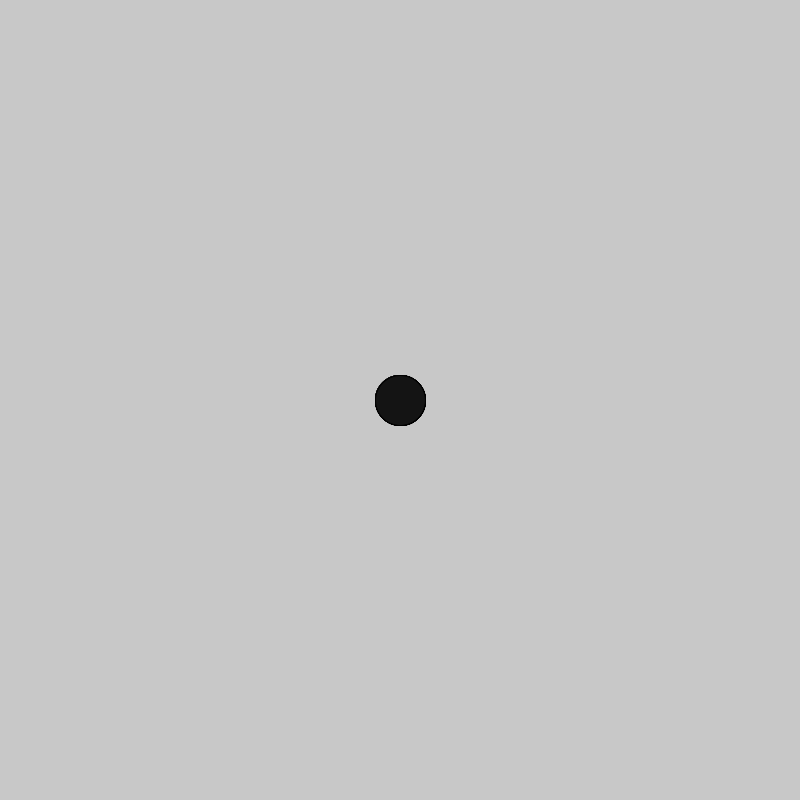
Frame 1 (no input)
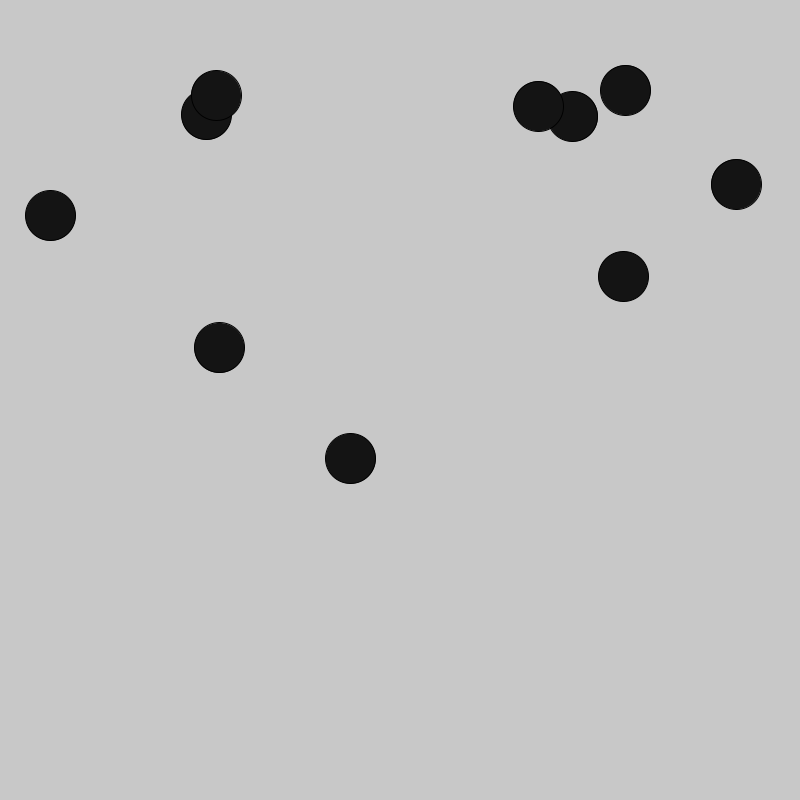
Frame 60 (the mouse pressed at the canvas centre just before this capture)
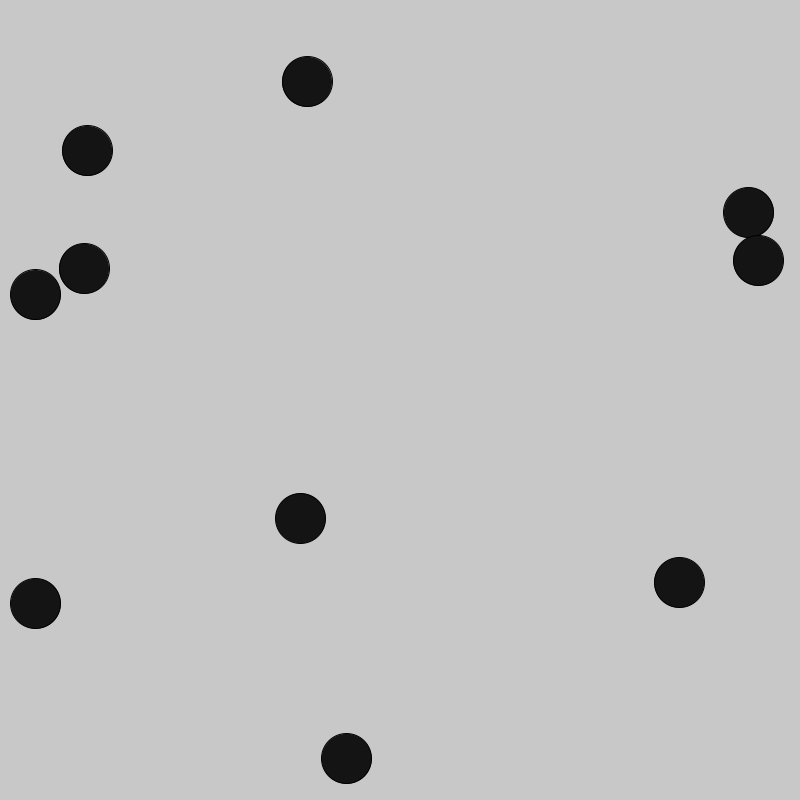
Frame 120 (the mouse held since frame 60 and released just before this capture)

The Processing sketch that drew these frames (run headless with seeded random() and noise(); from frame 60 on, the mouse is pressed at the canvas centre):

// Processing sketch: w06_00_ballArray
// ── w06_00_ballArray.pde
// Code 1 FA_18
// Bryan Ma

// bouncing ball array

// this sketch adapts the bouncing ball behavior to use arrays to create multiple balls. 
// there is an array for the x positions, y positions, x speed, and y speed.

// add an additional array to store different sizes of the balls. 
// make sure that the ellipse function call in draw() refers to these sizes so that each ball
//  displays its own size properly.


int num = 10;

float[] x = new float[num];
float[] y = new float[num];
float[] dx = new float[num];
float[] dy = new float[num];

void setup() {
  size(800, 800);
  for (int i = 0; i < x.length; i++) {
    x[i] = width/2;
    y[i] = height/2;
    dx[i] = random(-10, 10);
    dy[i] = random(-10, 10);
  }
}

void draw() {
  background(200);


  for (int i = 0; i < x.length; i++) {
    float s = 50;

    fill(20);
    ellipse(x[i], y[i], s, s);
    x[i] += dx[i];
    y[i] += dy[i];

    if (x[i] > width-s/2 || x[i] < s/2) {
      dx[i] = -dx[i];
    }
    if (y[i] > height-s/2 || y[i] < s/2) {
      dy[i] = -dy[i];
    }
  }
}
